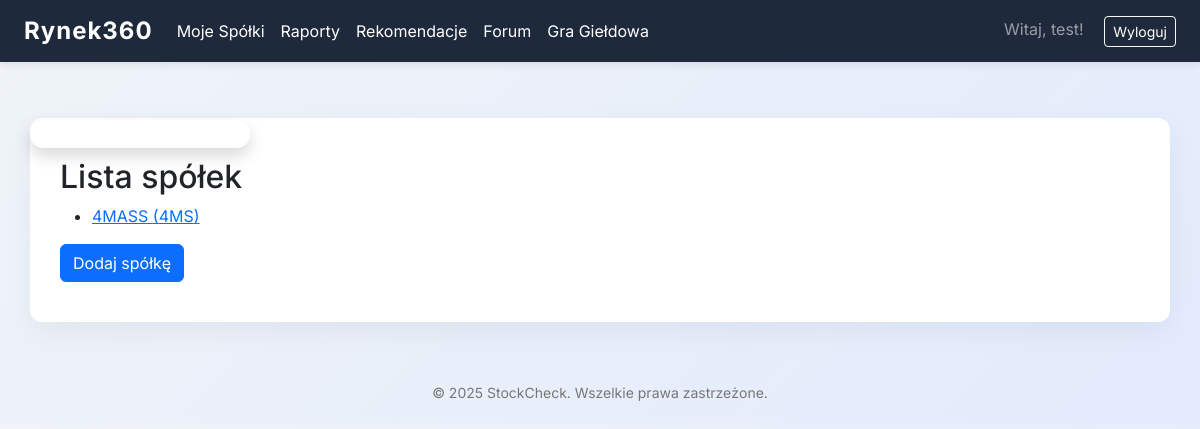
The app's page /companies (signed in) with its own data.
### myproject/models.py (models this page shows, shortened)
class User(UserMixin, db.Model):
    __tablename__ = 'users'
    id = db.Column(db.Integer, primary_key=True)
    email = db.Column(db.String(64), unique=True, index=True)
    username = db.Column(db.String(64), unique=True, index=True)
    password_hash = db.Column(db.String(128))
    role = db.Column(db.String(20), default="user")  # "user" lub "admin"
    companies = db.relationship('UserCompany', backref='owner', lazy=True)

class Company(db.Model):
    id = db.Column(db.Integer, primary_key=True)
    ticker = db.Column(db.String(10), unique=True, nullable=False)
    name = db.Column(db.String(100), nullable=False)
    industry_id = db.Column(db.Integer, db.ForeignKey('industry.id'))
    market = db.Column(db.String(100), nullable=True)
    industry = db.relationship('Industry', backref=db.backref('companies', lazy=True))
    indices = db.relationship('Index', secondary=company_index, backref=db.backref('companies', lazy='dynamic'))

### app.py (the view)
@app.route('/companies', methods=['GET'])
@login_required
def list_companies():
    companies = db.session.query(Company).join(UserCompany).filter(
        UserCompany.user_id == current_user.id
    ).all()
    return render_template('companies.html', companies=companies)

### app.py (called while the page is built)
@login_manager.user_loader
def load_user(user_id):
    return User.query.get(int(user_id))

### myproject/templates/companies.html (shortened to what this page needs)
{% extends 'base.html' %}
{% block content %}
    <h2>Lista spółek</h2>
    <ul>
    {% for c in companies %}
        <li><a href="/company/{{ c.id }}">{{ c.name }} ({{ c.ticker }})</a></li>
    {% endfor %}
    </ul>
    <a class="btn btn-primary" href="/add_company">Dodaj spółkę</a>
{% endblock %}

### myproject/templates/base.html (shortened to what this page needs)
<!DOCTYPE html>
<html lang="pl">
<head>
    <link href="https://cdn.jsdelivr.net/npm/bootstrap@5.3.3/dist/css/bootstrap.min.css" rel="stylesheet">
    <link href="https://cdnjs.cloudflare.com/ajax/libs/font-awesome/6.0.0/css/all.min.css" rel="stylesheet">
</head>
<body>
    {% if current_user.is_authenticated %}
    <div id="stooq-widget-panel" class="shadow">
    </div>
    {% endif %}
    <nav class="navbar navbar-expand-lg fixed-top navbar-dark">
        <div class="container-fluid px-4">
            <a class="navbar-brand" href="{{ url_for('list_companies') if current_user.is_authenticated else url_for('index') }}">Rynek360</a>
            <div class="collapse navbar-collapse" id="navbarNav">
                <ul class="navbar-nav me-auto">
                    {% if current_user.is_authenticated %}
                        <li class="nav-item">
                            <a class="nav-link" href="{{ url_for('list_companies') }}">Moje Spółki</a>
                        </li>
                        <li class="nav-item">
                            <a class="nav-link" href="{{ url_for('all_reports') }}">Raporty</a>
                        </li>
                        <li class="nav-item">
                            <a class="nav-link" href="{{ url_for('all_recommendations') }}">Rekomendacje</a>
                        </li>
                        <li class="nav-item">
                            <a class="nav-link" href="{{ url_for('forum') }}">Forum</a>
                        </li>
                        <li class="nav-item">
                            <a class="nav-link" href="{{ url_for('stock_game.portfolio') }}">Gra Giełdowa</a>
                        </li>
                    {% endif %}
                </ul>
                <div class="ms-auto">
                    {% if current_user.is_authenticated %}
                        <span class="navbar-text me-3">Witaj, {{ current_user.username }}!</span>
                        <a class="btn btn-outline-light btn-sm" href="{{ url_for('logout') }}">Wyloguj</a>
                    {% else %}
                        <a class="btn btn-outline-light btn-sm me-2" href="{{ url_for('login') }}">Zaloguj</a>
                        <a class="btn btn-light btn-sm" href="{{ url_for('register') }}">Zarejestruj</a>
                    {% endif %}
                </div>
            </div>
        </div>
    </nav>
    <div class="container my-5">
        {% block content %}{% endblock %}
    </div>
    <footer>
        &copy; 2025 StockCheck. Wszelkie prawa zastrzeżone.
    </footer>
</body>
</html>

### myproject/templates/base.html (style rules this page uses)
body { font-family: 'Inter', sans-serif; background: linear-gradient(135deg, #f0f4f8, #e2eafc); margin: 0; padding-top: 70px; }
.navbar { background-color: #1e293b; box-shadow: 0 2px 8px rgba(0,0,0,0.1); }
.navbar-brand { font-weight: 700; font-size: 24px; letter-spacing: 1px; }
.navbar a { color: #ffffff !important; }
.container { background: #ffffff; padding: 40px 30px; border-radius: 12px; box-shadow: 0 10px 30px rgba(0,0,0,0.05); animation: fadeIn 0.7s ease; }
footer { margin-top: 60px; text-align: center; color: #777; font-size: 14px; padding-bottom: 20px; }
#stooq-widget-panel { position: fixed; top: 120px; left: 30px; z-index: 1000; background: rgba(255,255,255,0.95); border-radius: 16px; box-shadow: 0 4px 24px rgba(30,41,59,0.12); padding: 18px 18px 10px 18px; max-width: 340px; min-width: 220px; transition: box-shadow 0.2s; }

### records on screen
User: username "test"
Company: name "4MASS", ticker "4MS"
